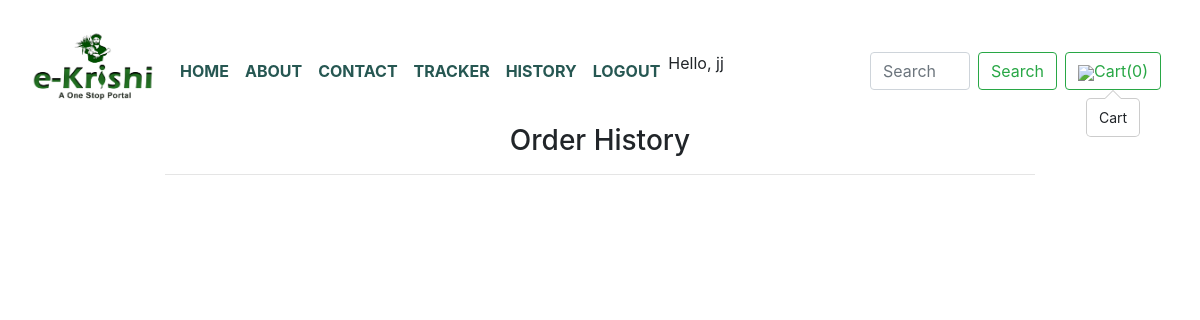
/shop/history (signed in), run on an earlier commit of the app's database.
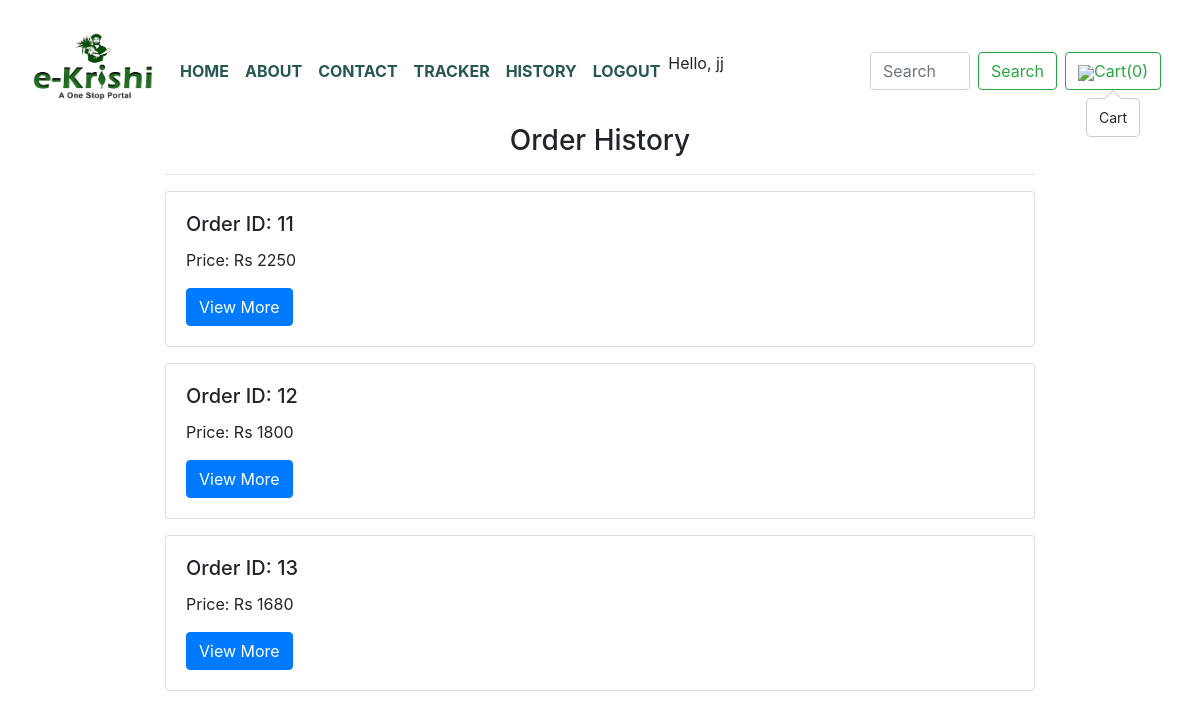
And on a later commit of the database.
### shop/models.py (models this page shows)
class Order(models.Model):
    order_id = models.AutoField(primary_key=True)
    items_json=models.CharField(max_length=5000)
    name=models.CharField(max_length=70)
    amount=models.IntegerField(default=0)
    email = models.CharField(max_length=100, default="")
    phone = models.CharField(max_length=50, default="")
    address = models.CharField(max_length=5000, default="")
    city = models.CharField(max_length=100,default="")
    state = models.CharField(max_length=100,default="")
    zip_code = models.CharField(max_length=50,default="")
    customer = models.ForeignKey(Customer, on_delete=models.DO_NOTHING)

### shop/views.py (the view)
# urls.py: path('history', views.history, name='History'),
@login_required(login_url="../shop/login")
def history(request):
    temp=Customer.objects.get(user=request.user)
    order=Order.objects.filter(customer=temp)
    params = {'order': order}
    return render(request,'shop/history.html',params)

### shop/templates/shop/history.html (shortened to what this page needs)
{% extends 'shop/basic.html' %} {% block title %}History{% endblock %}
{% block body %}
<div class="container center_div">
    <h3 class="text-center my-3">Order History</h3>
    <hr>
    {% for i in order %}
    <div class="card mb-3">
        <div class="card-body ">
            <h5 class="card-title">Order ID: {{i.order_id}}</h5>
            <p class="card-text">Price: Rs {{i.amount}}</p>
            <a href="/shop/orderdetail/{{i.order_id}}" class="btn btn-primary">View More</a>
        </div>
    </div>
    {% endfor %}
</div>
{% endblock %}

What changed in the data, as far as the page shows it:
added Order: order_id "11", amount "2250"
added Order: order_id "12", amount "1800"
added Order: order_id "13", amount "1680"
